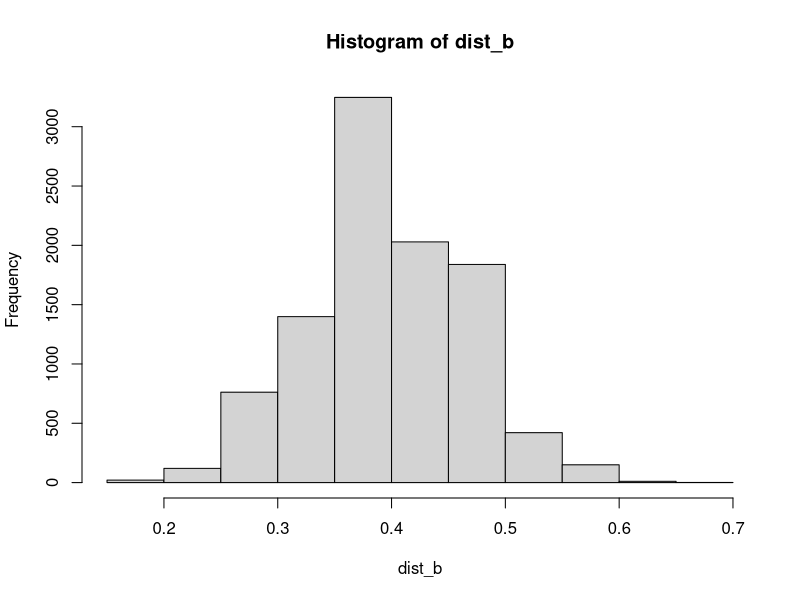

Reproduce this figure in R.
#Task
n = 50

rdist = rbinom(n, 1, 0.2)

pobs = sum(rdist/n)

print(pobs)

#' I think this is a reasonably good enough estimate of the value
#' of p_0 because our value is so similar to the sample proportion
#' that was set from the beginning. It very obviously shows that
#' that the probability of success if the number of successes 
#' divided by the number of trials. 


#Task 2

#' Using Method A, I think that is a reasonable and simple method
#' for determining that 0.4 is incorrect simple because it is
#' so different from our calculated probability of success. 

#Method B
dist_b = array(dim = 1,10000)

for(i in 1:10000)
{
  method_dist = rbinom(n, 1, 0.4)
  dist_b[i] = sum(method_dist/n)
}

hist(dist_b)
rel_freq = 0

for(i in 1:10000)
{
  if(dist_b[i] <= pobs)
  {
    rel_freq = rel_freq + 1
  }
}

rel_prob = rel_freq / 10000

print(rel_prob)

#' After gaining a random sampling of 10000 sample proportions, we 
#' can see right away based on our graph that the average distripution
#' lies nowhere near our original observed probability of 0.2. We
#' can also see from our relative frequency percentage - the 
#' percentage that p<=p_obs, that it is consistently less than 0.1%
#' which is nowhere near a value that warrents us assuming that 0.4
#' is our probability of success.